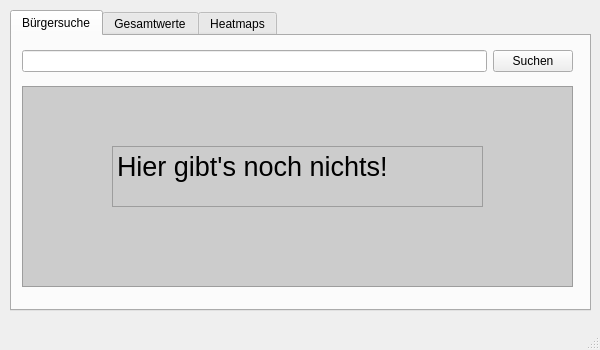
<?xml version="1.0" encoding="UTF-8"?>
<ui version="4.0">
 <class>MainWindow</class>
 <widget class="QMainWindow" name="MainWindow">
  <property name="geometry">
   <rect>
    <x>0</x>
    <y>0</y>
    <width>600</width>
    <height>350</height>
   </rect>
  </property>
  <property name="minimumSize">
   <size>
    <width>600</width>
    <height>350</height>
   </size>
  </property>
  <property name="maximumSize">
   <size>
    <width>600</width>
    <height>350</height>
   </size>
  </property>
  <property name="mouseTracking">
   <bool>false</bool>
  </property>
  <property name="windowTitle">
   <string>PSICO Admin-Software</string>
  </property>
  <widget class="QWidget" name="centralwidget">
   <widget class="QTabWidget" name="tabWidget">
    <property name="geometry">
     <rect>
      <x>10</x>
      <y>10</y>
      <width>581</width>
      <height>301</height>
     </rect>
    </property>
    <property name="tabShape">
     <enum>QTabWidget::Rounded</enum>
    </property>
    <property name="currentIndex">
     <number>0</number>
    </property>
    <widget class="QWidget" name="tab">
     <attribute name="title">
      <string>Bürgersuche</string>
     </attribute>
     <widget class="QFrame" name="frame">
      <property name="geometry">
       <rect>
        <x>10</x>
        <y>50</y>
        <width>551</width>
        <height>201</height>
       </rect>
      </property>
      <property name="styleSheet">
       <string notr="true">background-color: rgb(204, 204, 204);</string>
      </property>
      <property name="frameShape">
       <enum>QFrame::StyledPanel</enum>
      </property>
      <property name="frameShadow">
       <enum>QFrame::Raised</enum>
      </property>
      <widget class="QTextBrowser" name="textBrowser">
       <property name="geometry">
        <rect>
         <x>90</x>
         <y>60</y>
         <width>371</width>
         <height>61</height>
        </rect>
       </property>
       <property name="html">
        <string>&lt;!DOCTYPE HTML PUBLIC &quot;-//W3C//DTD HTML 4.0//EN&quot; &quot;http://www.w3.org/TR/REC-html40/strict.dtd&quot;&gt;
&lt;html&gt;&lt;head&gt;&lt;meta name=&quot;qrichtext&quot; content=&quot;1&quot; /&gt;&lt;meta charset=&quot;utf-8&quot; /&gt;&lt;style type=&quot;text/css&quot;&gt;
p, li { white-space: pre-wrap; }
&lt;/style&gt;&lt;/head&gt;&lt;body style=&quot; font-family:'Segoe UI'; font-size:9pt; font-weight:400; font-style:normal;&quot;&gt;
&lt;p style=&quot; margin-top:0px; margin-bottom:0px; margin-left:0px; margin-right:0px; -qt-block-indent:0; text-indent:0px;&quot;&gt;&lt;span style=&quot; font-size:20pt;&quot;&gt;Hier gibt's noch nichts!&lt;/span&gt;&lt;/p&gt;&lt;/body&gt;&lt;/html&gt;</string>
       </property>
      </widget>
     </widget>
     <widget class="QWidget" name="">
      <property name="geometry">
       <rect>
        <x>10</x>
        <y>10</y>
        <width>551</width>
        <height>31</height>
       </rect>
      </property>
      <layout class="QHBoxLayout" name="horizontalLayout">
       <item>
        <widget class="QLineEdit" name="lineEdit"/>
       </item>
       <item>
        <widget class="QPushButton" name="pushButton">
         <property name="text">
          <string>Suchen</string>
         </property>
        </widget>
       </item>
      </layout>
     </widget>
    </widget>
    <widget class="QWidget" name="tab_2">
     <attribute name="title">
      <string>Gesamtwerte</string>
     </attribute>
     <widget class="QFrame" name="frame_4">
      <property name="geometry">
       <rect>
        <x>10</x>
        <y>10</y>
        <width>551</width>
        <height>241</height>
       </rect>
      </property>
      <property name="styleSheet">
       <string notr="true">background-color: rgb(204, 204, 204);</string>
      </property>
      <property name="frameShape">
       <enum>QFrame::StyledPanel</enum>
      </property>
      <property name="frameShadow">
       <enum>QFrame::Raised</enum>
      </property>
      <widget class="QTextBrowser" name="textBrowser_4">
       <property name="geometry">
        <rect>
         <x>90</x>
         <y>90</y>
         <width>371</width>
         <height>61</height>
        </rect>
       </property>
       <property name="html">
        <string>&lt;!DOCTYPE HTML PUBLIC &quot;-//W3C//DTD HTML 4.0//EN&quot; &quot;http://www.w3.org/TR/REC-html40/strict.dtd&quot;&gt;
&lt;html&gt;&lt;head&gt;&lt;meta name=&quot;qrichtext&quot; content=&quot;1&quot; /&gt;&lt;meta charset=&quot;utf-8&quot; /&gt;&lt;style type=&quot;text/css&quot;&gt;
p, li { white-space: pre-wrap; }
&lt;/style&gt;&lt;/head&gt;&lt;body style=&quot; font-family:'Segoe UI'; font-size:9pt; font-weight:400; font-style:normal;&quot;&gt;
&lt;p style=&quot; margin-top:12px; margin-bottom:12px; margin-left:0px; margin-right:0px; -qt-block-indent:0; text-indent:0px;&quot;&gt;&lt;span style=&quot; font-size:20pt;&quot;&gt;Hier gibt's noch nichts!&lt;/span&gt;&lt;/p&gt;&lt;/body&gt;&lt;/html&gt;</string>
       </property>
      </widget>
     </widget>
    </widget>
    <widget class="QWidget" name="tab_3">
     <attribute name="title">
      <string>Heatmaps</string>
     </attribute>
     <widget class="QFrame" name="frame_3">
      <property name="geometry">
       <rect>
        <x>10</x>
        <y>10</y>
        <width>551</width>
        <height>241</height>
       </rect>
      </property>
      <property name="styleSheet">
       <string notr="true">background-color: rgb(204, 204, 204);</string>
      </property>
      <property name="frameShape">
       <enum>QFrame::StyledPanel</enum>
      </property>
      <property name="frameShadow">
       <enum>QFrame::Raised</enum>
      </property>
      <widget class="QTextBrowser" name="textBrowser_3">
       <property name="geometry">
        <rect>
         <x>90</x>
         <y>90</y>
         <width>371</width>
         <height>61</height>
        </rect>
       </property>
       <property name="html">
        <string>&lt;!DOCTYPE HTML PUBLIC &quot;-//W3C//DTD HTML 4.0//EN&quot; &quot;http://www.w3.org/TR/REC-html40/strict.dtd&quot;&gt;
&lt;html&gt;&lt;head&gt;&lt;meta name=&quot;qrichtext&quot; content=&quot;1&quot; /&gt;&lt;meta charset=&quot;utf-8&quot; /&gt;&lt;style type=&quot;text/css&quot;&gt;
p, li { white-space: pre-wrap; }
&lt;/style&gt;&lt;/head&gt;&lt;body style=&quot; font-family:'Segoe UI'; font-size:9pt; font-weight:400; font-style:normal;&quot;&gt;
&lt;p style=&quot; margin-top:0px; margin-bottom:0px; margin-left:0px; margin-right:0px; -qt-block-indent:0; text-indent:0px;&quot;&gt;&lt;span style=&quot; font-size:20pt;&quot;&gt;Hier gibt's noch nichts!&lt;/span&gt;&lt;/p&gt;&lt;/body&gt;&lt;/html&gt;</string>
       </property>
      </widget>
     </widget>
    </widget>
   </widget>
  </widget>
  <widget class="QMenuBar" name="menubar">
   <property name="geometry">
    <rect>
     <x>0</x>
     <y>0</y>
     <width>600</width>
     <height>26</height>
    </rect>
   </property>
  </widget>
  <widget class="QStatusBar" name="statusbar"/>
 </widget>
 <resources/>
 <connections/>
</ui>
